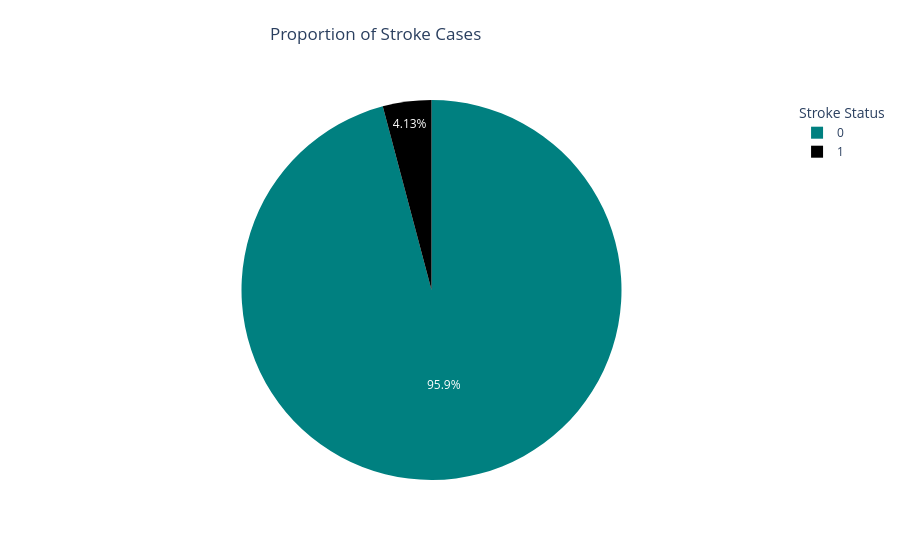

Here is the notebook cell this chart was saved with:
### Code cell
fig = px.pie(
    stroke_count,
    values=stroke_count.values,
    names=stroke_count.index,  # yaha fix
    title='Proportion of Stroke Cases',
    color_discrete_sequence=plot_color
)

fig.update_layout(
    legend_title_text='Stroke Status',
    title_x=0.3,
    title_y=0.95
)

fig.show()  # yaha fix (svg hata diya)

### Figure 1 — Plotly figure (JSON) as saved in the notebook; plotly's stock layout.template omitted (floating-point values rounded to 4 significant figures)
{"data": [{"domain": {"x": [0, 1], "y": [0, 1]}, "hovertemplate": "stroke=%{label}<br>value=%{value}<extra></extra>", "labels": [0, 1], "legendgroup": "", "name": "", "showlegend": true, "type": "pie", "values": [14671, 632]}], "layout": {"legend": {"title": {"text": "Stroke Status"}, "tracegroupgap": 0}, "piecolorway": ["#008080", "black"], "title": {"text": "Proportion of Stroke Cases", "x": 0.3, "y": 0.95}}}
